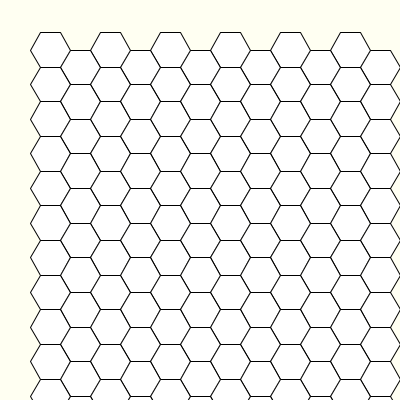
Frame 1 (no input)
Frame 60 (the mouse pressed at the canvas centre just before this capture): identical to frame 1, image omitted
Frame 120 (the mouse held since frame 60 and released just before this capture): identical to frame 1, image omitted

The Processing sketch that drew this single still picture (run headless with seeded random() and noise(); from frame 60 on, the mouse is pressed at the canvas centre):

// Processing sketch: week11_2_3_bee_hive_sqrt_3_float_x_y
// ── week11_2_3_bee_hive_sqrt_3_float_x_y.pde
void setup(){
  size(400,400);
  
}
void draw(){
  background(#FFFFF2);
  float r = 20;
  for(float y=50; y<400; y+= sqrt(3)*r){
    for(float x=50; x<400; x+= r+r+r){
      drawHex(x, y, r); 
    }
    
    float y2=y+sqrt(3)*r/2;
    for(float x=50+r*1.5; x<400; x+= r+r+r){
      drawHex(x, y2, r); 
    }
  }
}
void drawHex(float x, float y, float r){
  beginShape();
  for(int i=0; i<6; i++){
    float angle = radians(i*60);
    vertex( x + r * cos(angle), y + r * sin(angle) );
  }
  endShape(CLOSE);
}
